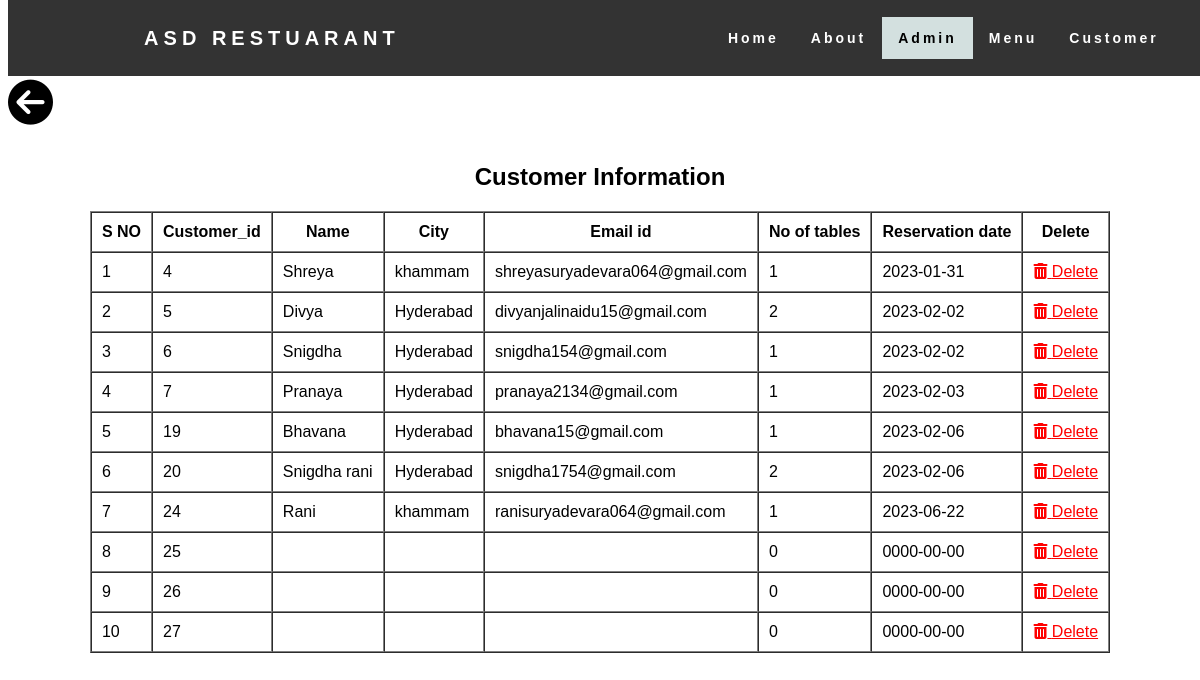
The page /view.php on the database its author committed.
### tables this page shows
CREATE TABLE `customer` (
  `c_i` int(11) NOT NULL,
  `name` varchar(30) NOT NULL,
  `city` varchar(30) NOT NULL,
  `emailid` varchar(50) NOT NULL,
  `numbers` int(2) NOT NULL,
  `reservation_date` date NOT NULL
);

### view.php (the view, shortened to what this page needs)
<!DOCTYPE html>
<html lang="en">
<head>
    <link rel="stylesheet" href="style2.css">
</head><nav>
    <div class="heading">
      <h4>ASD RESTUARANT</h4>
    </div>
   <ul class="nav-links">
      <li><a  href="home.php">Home</a></li>
      <li><a href="about.php">About</a></li>
      <li><a class="active" href="admin.php">Admin</a></li>
      <li><a href="menu.php">Menu</a></li>
      <li><a href="m.php">Customer</a></li>
    </ul>
</nav>
	<br><br><br><br>
</head>
<a href="admin.php">
  <i class="fa-solid fa-circle-arrow-left" style="font-size:45px;align:right;color:black;">
</i></a>
<br><br>
<?php
$servername="localhost";
$username="root";
$password="";
$db_name="register";
		$db = new mysqli($servername,$username,$password,$db_name);
$query = "SELECT c_i,name,city,emailid,numbers,reservation_date FROM customer";
$result = mysqli_query($db, $query);
?>
<h2 align="center">Customer Information</h2>
<center>
<table border ="1" cellspacing="0" cellpadding="10">
  <tr>
    <th>S NO</th>
    <th>Customer_id</th>
    <th>Name</th>
    <th>City</th>
    <th>Email id</th>
    <th>No of tables</th>
    <th>Reservation date</th>
    <th>Delete</th>
  </tr>
 <tr>
 <?php
if (mysqli_num_rows($result) > 0) {
  $sn=1;
  while($data = mysqli_fetch_assoc($result)) {
 ?>
 <tr>
   <td><?php echo $sn; ?> </td>
   <td><?php echo $data['c_i']; ?> </td>
   <td><?php echo $data['name']; ?> </td>
   <td><?php echo $data['city']; ?> </td>
   <td><?php echo $data['emailid']; ?> </td>
   <td><?php echo $data['numbers']; ?> </td>
   <td><?php echo $data['reservation_date']; ?> </td>
   <td><a style="color:red"href="del.php?delete=<?php echo $data['c_i'];?>" class="btn btn-danger"><i class="fa fa-trash" aria-hidden="true"></i>
Delete</a></td>
<tr>
 <?php
  $sn++;}} else { ?>
    <tr>
     <td colspan="8">No data found</td>
    </tr>
 <?php } ?>
 </table
 </center>

### style2.css (style rules this page uses)
* nav { display:flex; justify-content: space-around; align-items: center; background-color: #333; font-family: "Montserrat", sans-serif; overflow: hidden; position: fixed; top: 0px; width: 100%; }
ul.nav-links li { float: left; }
ul.nav-links a { display: block; color: white; text-align: center; padding: 13px 16px; text-decoration: none; }
.heading { color: white; text-transform: uppercase; letter-spacing: 5px; font-size: 20px; }
.nav-links { display: flex; width: 30%; justify-content:space-around; }
.nav-links li { list-style: none; }
.nav-links a { color: white; text-decoration: none; letter-spacing: 3px; font-weight: bold; font-size: 14px; padding: 10px 16px; }
.nav-links li a.active { background-color:rgb(211, 224, 223); color: black; }

### rows shown on the page
customer: c_i "4", name "Shreya", city "khammam", emailid "shreyasuryadevara064@gmail.com", numbers "1", reservation_date "2023-01-31"
customer: c_i "5", name "Divya", city "Hyderabad", emailid "divyanjalinaidu15@gmail.com", numbers "2", reservation_date "2023-02-02"
customer: c_i "6", name "Snigdha", city "Hyderabad", emailid "snigdha154@gmail.com", numbers "1", reservation_date "2023-02-02"
customer: c_i "7", name "Pranaya", city "Hyderabad", emailid "pranaya2134@gmail.com", numbers "1", reservation_date "2023-02-03"
customer: c_i "19", name "Bhavana", city "Hyderabad", emailid "bhavana15@gmail.com", numbers "1", reservation_date "2023-02-06"
customer: c_i "20", name "Snigdha rani", city "Hyderabad", emailid "snigdha1754@gmail.com", numbers "2", reservation_date "2023-02-06"
customer: c_i "24", name "Rani", city "khammam", emailid "ranisuryadevara064@gmail.com", numbers "1", reservation_date "2023-06-22"
customer: c_i "25", numbers "0", reservation_date "0000-00-00"
customer: c_i "26", numbers "0", reservation_date "0000-00-00"
customer: c_i "27", numbers "0", reservation_date "0000-00-00"
